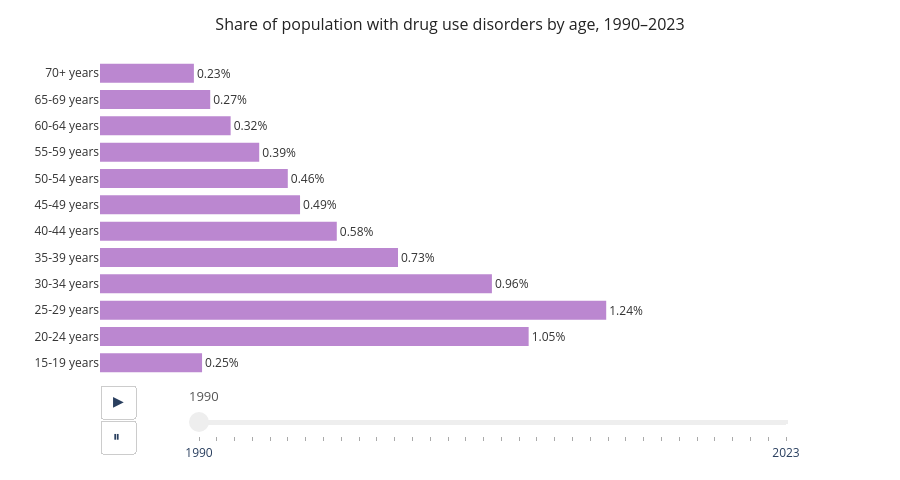

Notebook cell for this chart:
### Code cell
import pandas as pd
import plotly.graph_objects as go

file_path = 'slide9.csv'  
df = pd.read_csv(file_path)

AGE_ORDER = [
    '≥70 anni',
    '65-69 anni',
    '60-64 anni',
    '55-59 anni',
    '50-54 anni',
    '45-49 anni',
    '40-44 anni',
    '35-39 anni',
    '30-34 anni',
    '25-29 anni',
    '20-24 anni',
    '15-19 anni',
]

LABEL_MAP = {
    '15-19 anni': '15-19 years',
    '20-24 anni': '20-24 years',
    '25-29 anni': '25-29 years',
    '30-34 anni': '30-34 years',
    '35-39 anni': '35-39 years',
    '40-44 anni': '40-44 years',
    '45-49 anni': '45-49 years',
    '50-54 anni': '50-54 years',
    '55-59 anni': '55-59 years',
    '60-64 anni': '60-64 years',
    '65-69 anni': '65-69 years',
    '≥70 anni':   '70+ years',
}

df = df[df['age_name'].isin(AGE_ORDER)].copy()
df['age_label'] = df['age_name'].map(LABEL_MAP)

years = sorted(df['year'].unique())

BAR_COLOR = "#bb87d0"   

def build_bar_trace(year):
    df_yr = (
        df[df['year'] == year]
        .set_index('age_name')
        .reindex(AGE_ORDER)
        .reset_index()
    )
    df_yr['age_label'] = df_yr['age_name'].map(LABEL_MAP)
    vals = df_yr['val'].fillna(0).round(2)
    labels = df_yr['age_label']

    return go.Bar(
        x=vals,
        y=labels,
        orientation='h',
        marker_color=BAR_COLOR,
        marker_line_width=0,
        text=[f'{v:.2f}%' for v in vals],
        textposition='outside',
        textfont=dict(size=12, color='#333333'),
        hovertemplate='<b>%{y}</b><br>%{x:.2f}%<extra></extra>',
        cliponaxis=False,
    )

fig = go.Figure()
fig.add_trace(build_bar_trace(years[0]))

frames = []
for yr in years:
    df_yr = (
        df[df['year'] == yr]
        .set_index('age_name')
        .reindex(AGE_ORDER)
        .reset_index()
    )
    df_yr['age_label'] = df_yr['age_name'].map(LABEL_MAP)
    vals = df_yr['val'].fillna(0).round(2)
    labels = df_yr['age_label']

    frame = go.Frame(
        name=str(yr),
        data=[go.Bar(
            x=vals,
            y=labels,
            orientation='h',
            marker_color=BAR_COLOR,
            marker_line_width=0,
            text=[f'{v:.2f}%' for v in vals],
            textposition='outside',
            textfont=dict(size=12, color='#333333'),
            hovertemplate='<b>%{y}</b><br>%{x:.2f}%<extra></extra>',
            cliponaxis=False,
        )],
        layout=go.Layout(
            xaxis=dict(range=[0, df['val'].max() * 1.18]),
        )
    )
    frames.append(frame)

fig.frames = frames

sliders = [dict(
    active=0,
    currentvalue=dict(
        prefix='',
        visible=True,
        xanchor='left',
        font=dict(size=13, color='#555555'),
    ),
    pad=dict(b=10, t=8),
    len=0.82,
    x=0.12,
    y=0,
    bgcolor='#eeeeee',
    activebgcolor='#555555',
    borderwidth=0,
    ticklen=4,
    tickcolor='#aaaaaa',
    steps=[
        dict(
            args=[[str(yr)],
                  dict(frame=dict(duration=350, redraw=True),
                       mode='immediate',
                       transition=dict(duration=150))],
            label=str(yr) if yr in [years[0], years[-1]] else '',
            method='animate',
        )
        for yr in years
    ],
)]

updatemenus = [dict(
    type='buttons',
    showactive=False,
    x=0.0,
    y=-0.03,
    xanchor='left',
    yanchor='top',
    buttons=[
        dict(
            label='▶',
            method='animate',
            args=[None, dict(
                frame=dict(duration=300, redraw=True), 
                mode='immediate',
                fromcurrent=True,
                transition=dict(duration=200),
            )],
        ),
        dict(
            label='⏸',
            method='animate',
            args=[[None], dict(
                frame=dict(duration=0, redraw=False),
                transition=dict(duration=0),
            )],
        ),
    ],
    font=dict(size=14),
    bgcolor='white',
    borderwidth=1,
    bordercolor='#cccccc',
)]

max_val = df['val'].max()

fig.update_layout(
    title=dict(
        text='Share of population with drug use disorders by age, 1990–2023',
        x=0.5,
        xanchor='center',
        font=dict(size=16, color='#222222'),
    ),
    xaxis=dict(
        range=[0, max_val * 1.18],
        showgrid=False,
        showticklabels=False,
        showline=False,
        zeroline=False,
        fixedrange=True,
    ),
    yaxis=dict(
        tickfont=dict(size=12, color='#333333'),
        showgrid=False,
        showline=False,
        zeroline=False,
        fixedrange=True,
        categoryorder='array',
        categoryarray=list(reversed([LABEL_MAP[a] for a in AGE_ORDER])),
    ),
    bargap=0.28,
    plot_bgcolor='white',
    paper_bgcolor='white',
    height=480,
    margin=dict(l=100, r=60, t=60, b=90),
    sliders=sliders,
    updatemenus=updatemenus,
)

fig.show()

### Figure 1 — Plotly figure (JSON) as saved in the notebook; plotly's stock layout.template omitted (floating-point values rounded to 4 significant figures)
{"data": [{"cliponaxis": false, "hovertemplate": "<b>%{y}</b><br>%{x:.2f}%<extra></extra>", "marker": {"color": "#bb87d0", "line": {"width": 0}}, "orientation": "h", "text": ["0.23%", "0.27%", "0.32%", "0.39%", "0.46%", "0.49%", "0.58%", "0.73%", "0.96%", "1.24%", "1.05%", "0.25%"], "textfont": {"color": "#333333", "size": 12}, "textposition": "outside", "type": "bar", "x": [0.23, 0.27, 0.32, 0.39, 0.46, 0.49, 0.58, 0.73, 0.96, 1.24, 1.05, 0.25], "y": ["70+ years", "65-69 years", "60-64 years", "55-59 years", "50-54 years", "45-49 years", "40-44 years", "35-39 years", "30-34 years", "25-29 years", "20-24 years", "15-19 years"]}], "layout": {"bargap": 0.28, "height": 480, "margin": {"b": 90, "l": 100, "r": 60, "t": 60}, "paper_bgcolor": "white", "plot_bgcolor": "white", "sliders": [{"active": 0, "activebgcolor": "#555555", "bgcolor": "#eeeeee", "borderwidth": 0, "currentvalue": {"font": {"color": "#555555", "size": 13}, "prefix": "", "visible": true, "xanchor": "left"}, "len": 0.82, "pad": {"b": 10, "t": 8}, "steps": [{"args": [["1990"], {"frame": {"duration": 350, "redraw": true}, "mode": "immediate", "transition": {"duration": 150}}], "label": "1990", "method": "animate"}, {"args": [["1991"], {"frame": {"duration": 350, "redraw": true}, "mode": "immediate", "transition": {"duration": 150}}], "label": "", "method": "animate"}, {"args": [["1992"], {"frame": {"duration": 350, "redraw": true}, "mode": "immediate", "transition": {"duration": 150}}], "label": "", "method": "animate"}, {"args": [["1993"], {"frame": {"duration": 350, "redraw": true}, "mode": "immediate", "transition": {"duration": 150}}], "label": "", "method": "animate"}, {"args": [["1994"], {"frame": {"duration": 350, "redraw": true}, "mode": "immediate", "transition": {"duration": 150}}], "label": "", "method": "animate"}, {"args": [["1995"], {"frame": {"duration": 350, "redraw": true}, "mode": "immediate", "transition": {"duration": 150}}], "label": "", "method": "animate"}, {"args": [["1996"], {"frame": {"duration": 350, "redraw": true}, "mode": "immediate", "transition": {"duration": 150}}], "label": "", "method": "animate"}, {"args": [["1997"], {"frame": {"duration": 350, "redraw": true}, "mode": "immediate", "transition": {"duration": 150}}], "label": "", "method": "animate"}, {"args": [["1998"], {"frame": {"duration": 350, "redraw": true}, "mode": "immediate", "transition": {"duration": 150}}], "label": "", "method": "animate"}, {"args": [["1999"], {"frame": {"duration": 350, "redraw": true}, "mode": "immediate", "transition": {"duration": 150}}], "label": "", "method": "animate"}, {"args": [["2000"], {"frame": {"duration": 350, "redraw": true}, "mode": "immediate", "transition": {"duration": 150}}], "label": "", "method": "animate"}, {"args": [["2001"], {"frame": {"duration": 350, "redraw": true}, "mode": "immediate", "transition": {"duration": 150}}], "label": "", "method": "animate"}, {"args": [["2002"], {"frame": {"duration": 350, "redraw": true}, "mode": "immediate", "transition": {"duration": 150}}], "label": "", "method": "animate"}, {"args": [["2003"], {"frame": {"duration": 350, "redraw": true}, "mode": "immediate", "transition": {"duration": 150}}], "label": "", "method": "animate"}, {"args": [["2004"], {"frame": {"duration": 350, "redraw": true}, "mode": "immediate", "transition": {"duration": 150}}], "label": "", "method": "animate"}, {"args": [["2005"], {"frame": {"duration": 350, "redraw": true}, "mode": "immediate", "transition": {"duration": 150}}], "label": "", "method": "animate"}, {"args": [["2006"], {"frame": {"duration": 350, "redraw": true}, "mode": "immediate", "transition": {"duration": 150}}], "label": "", "method": "animate"}, {"args": [["2007"], {"frame": {"duration": 350, "redraw": true}, "mode": "immediate", "transition": {"duration": 150}}], "label": "", "method": "animate"}, {"args": [["2008"], {"frame": {"duration": 350, "redraw": true}, "mode": "immediate", "transition": {"duration": 150}}], "label": "", "method": "animate"}, {"args": [["2009"], {"frame": {"duration": 350, "redraw": true}, "mode": "immediate", "transition": {"duration": 150}}], "label": "", "method": "animate"}, {"args": [["2010"], {"frame": {"duration": 350, "redraw": true}, "mode": "immediate", "transition": {"duration": 150}}], "label": "", "method": "animate"}, {"args": [["2011"], {"frame": {"duration": 350, "redraw": true}, "mode": "immediate", "transition": {"duration": 150}}], "label": "", "method": "animate"}, {"args": [["2012"], {"frame": {"duration": 350, "redraw": true}, "mode": "immediate", "transition": {"duration": 150}}], "label": "", "method": "animate"}, {"args": [["2013"], {"frame": {"duration": 350, "redraw": true}, "mode": "immediate", "transition": {"duration": 150}}], "label": "", "method": "animate"}, {"args": [["2014"], {"frame": {"duration": 350, "redraw": true}, "mode": "immediate", "transition": {"duration": 150}}], "label": "", "method": "animate"}, {"args": [["2015"], {"frame": {"duration": 350, "redraw": true}, "mode": "immediate", "transition": {"duration": 150}}], "label": "", "method": "animate"}, {"args": [["2016"], {"frame": {"duration": 350, "redraw": true}, "mode": "immediate", "transition": {"duration": 150}}], "label": "", "method": "animate"}, {"args": [["2017"], {"frame": {"duration": 350, "redraw": true}, "mode": "immediate", "transition": {"duration": 150}}], "label": "", "method": "animate"}, {"args": [["2018"], {"frame": {"duration": 350, "redraw": true}, "mode": "immediate", "transition": {"duration": 150}}], "label": "", "method": "animate"}, {"args": [["2019"], {"frame": {"duration": 350, "redraw": true}, "mode": "immediate", "transition": {"duration": 150}}], "label": "", "method": "animate"}, {"args": [["2020"], {"frame": {"duration": 350, "redraw": true}, "mode": "immediate", "transition": {"duration": 150}}], "label": "", "method": "animate"}, {"args": [["2021"], {"frame": {"duration": 350, "redraw": true}, "mode": "immediate", "transition": {"duration": 150}}], "label": "", "method": "animate"}, {"args": [["2022"], {"frame": {"duration": 350, "redraw": true}, "mode": "immediate", "transition": {"duration": 150}}], "label": "", "method": "animate"}, {"args": [["2023"], {"frame": {"duration": 350, "redraw": true}, "mode": "immediate", "transition": {"duration": 150}}], "label": "2023", "method": "animate"}], "tickcolor": "#aaaaaa", "ticklen": 4, "x": 0.12, "y": 0}], "title": {"font": {"color": "#222222", "size": 16}, "text": "Share of population with drug use disorders by age, 1990–2023", "x": 0.5, "xanchor": "center"}, "updatemenus": [{"bgcolor": "white", "bordercolor": "#cccccc", "borderwidth": 1, "buttons": [{"args": [null, {"frame": {"duration": 300, "redraw": true}, "fromcurrent": true, "mode": "immediate", "transition": {"duration": 200}}], "label": "▶", "method": "animate"}, {"args": [[null], {"frame": {"duration": 0, "redraw": false}, "transition": {"duration": 0}}], "label": "⏸", "method": "animate"}], "font": {"size": 14}, "showactive": false, "type": "buttons", "x": 0, "xanchor": "left", "y": -0.03, "yanchor": "top"}], "xaxis": {"fixedrange": true, "range": [0, 1.813], "showgrid": false, "showline": false, "showticklabels": false, "zeroline": false}, "yaxis": {"categoryarray": ["15-19 years", "20-24 years", "25-29 years", "30-34 years", "35-39 years", "40-44 years", "45-49 years", "50-54 years", "55-59 years", "60-64 years", "65-69 years", "70+ years"], "categoryorder": "array", "fixedrange": true, "showgrid": false, "showline": false, "tickfont": {"color": "#333333", "size": 12}, "zeroline": false}}}
